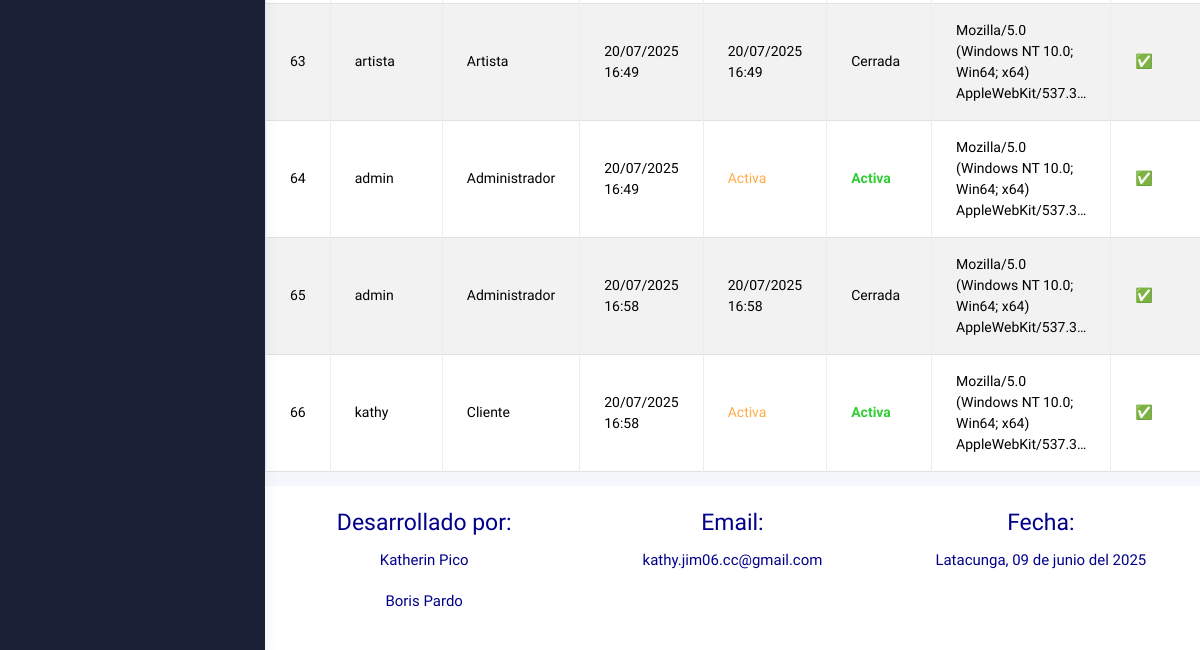
Page /administrador/sesiones/ (signed in, lower part) on the earlier database version.
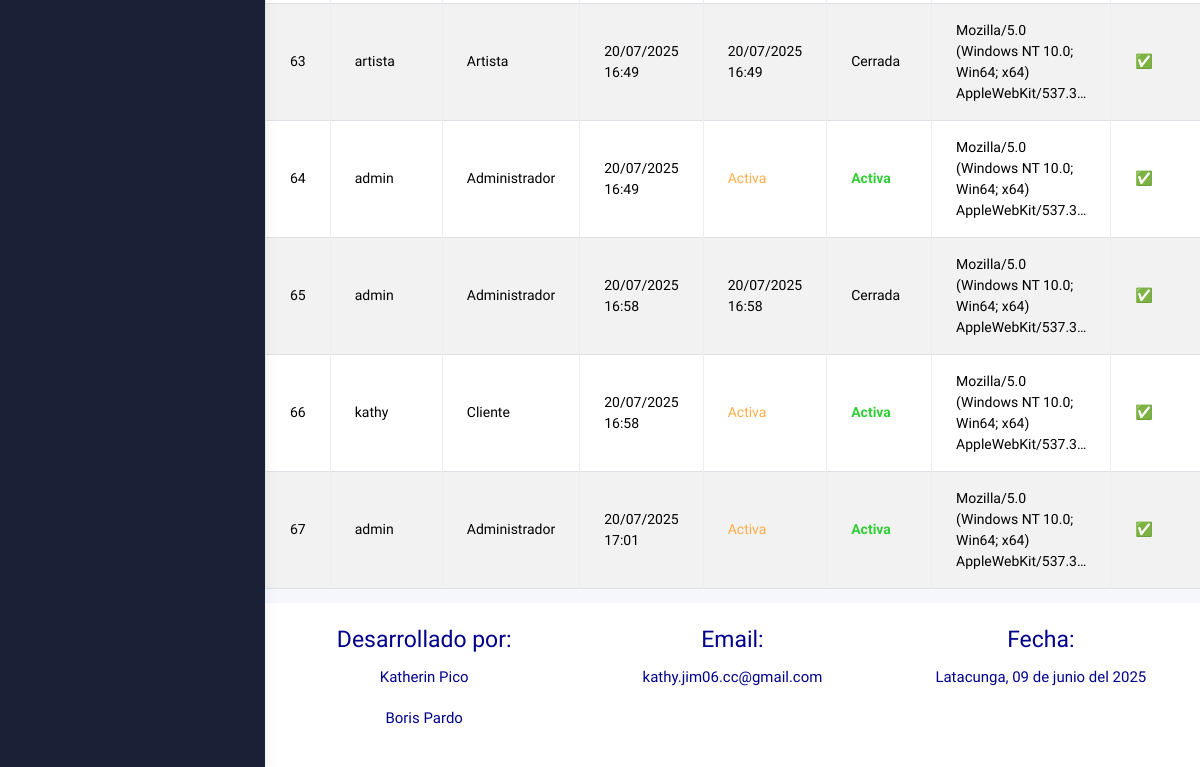
Same page on the later database version.
### Aplicaciones/gestionContratos/models.py (models this page shows, shortened)
class RegistroSesion(models.Model):
    usuario = models.ForeignKey(Usuario, on_delete=models.CASCADE)
    fecha_login = models.DateTimeField(auto_now_add=True)
    fecha_logout = models.DateTimeField(null=True, blank=True)
    user_agent = models.CharField(max_length=255, null=True, blank=True)
    exitoso = models.BooleanField(default=True)  # Por si quieres registrar intentos fallidos
    class Meta:
        ordering = ['-fecha_login']

class Usuario(AbstractUser):
    telefono = models.CharField(max_length=10)
    direccion = models.TextField()
    rol = models.CharField(max_length=20, choices=ROL_CHOICES, default='Cliente')
    verificado = models.BooleanField(default=False)
    bloqueado = models.BooleanField(default=False)
    foto_perfil = models.ImageField(upload_to='usuarios/perfil/', null=True, blank=True)
    portafolio_pdf = models.FileField(upload_to='usuarios/portafolios/', null=True, blank=True)
    facebook_url = models.URLField(max_length=200, null=True, blank=True)
    x_url = models.URLField("X (Twitter)", max_length=200, null=True, blank=True)
    web_url = models.URLField("Página web", max_length=200, null=True, blank=True)
    groups = models.ManyToManyField(
        Group,
        related_name='usuarios',
        blank=True,
        help_text='Grupos a los que pertenece el usuario.',
        verbose_name='grupos',
    )
    user_permissions = models.ManyToManyField(
        Permission,
        related_name='usuarios_permisos',
        blank=True,
        help_text='Permisos específicos para el usuario.',
        verbose_name='permisos de usuario',
    )

### Aplicaciones/gestionContratos/views.py (the view)
# urls.py: path('administrador/sesiones/', views.listar_registros_sesion, name='listar_registros_sesion'),
def listar_registros_sesion(request):
    usuario_id = request.session.get('usuario_id')
    if not usuario_id:
        return redirect('login')
    usuario = Usuario.objects.get(id=usuario_id)
    if usuario.rol != 'Administrador':
        messages.error(request, "No tienes permisos para acceder a esta sección.")
        return redirect('login')
    registros = RegistroSesion.objects.select_related('usuario').order_by('id')
    return render(request, 'administrador/sesiones/lista_sesiones.html', {
        'registros': registros
    })

### Aplicaciones/gestionContratos/templates/administrador/sesiones/lista_sesiones.html (shortened to what this page needs)
{% extends 'administrador/plantilla.html' %}
{% load static %}
{% block contenido %}
<div class="container mt-5">
    <div class="table-responsive">
        <table class="table table-bordered table-striped table-hover">
            <tbody>
                {% for r in registros %}
                <tr>
                    <td>{{ forloop.counter }}</td>
                    <td>{{ r.usuario.username }}</td>
                    <td>{{ r.usuario.rol }}</td>
                    <td>{{ r.fecha_login|date:"d/m/Y H:i" }}</td>
                    <td>
                        {% if r.fecha_logout %}
                            {{ r.fecha_logout|date:"d/m/Y H:i" }}
                        {% else %}
                            <span class="text-warning">Activa</span>
                        {% endif %}
                    </td>
                    <td>
                        {% if r.fecha_logout %}
                            Cerrada
                        {% else %}
                            <strong class="text-success">Activa</strong>
                        {% endif %}
                    </td>
                    <td>{{ r.user_agent|truncatechars:60 }}</td>
                    <td>
                        {% if r.exitoso %}
                            ✅
                        {% else %}
                            ❌
                        {% endif %}
                    </td>
                </tr>
                {% empty %}
                <tr>
                    <td colspan="8" class="text-center">No hay registros de sesión aún.</td>
                </tr>
                {% endfor %}
            </tbody>
        </table>
    </div>
</div>
{% endblock %}

Differences in the rows shown:
added RegistroSesion: usuario.username "admin", usuario.rol "Administrador", fecha_login "20/07/2025 17:01", shows "Activa", user_agent "Mozilla/5.0 (Windows NT 10.0; Win64; x64) AppleWebKit/537.3…"
